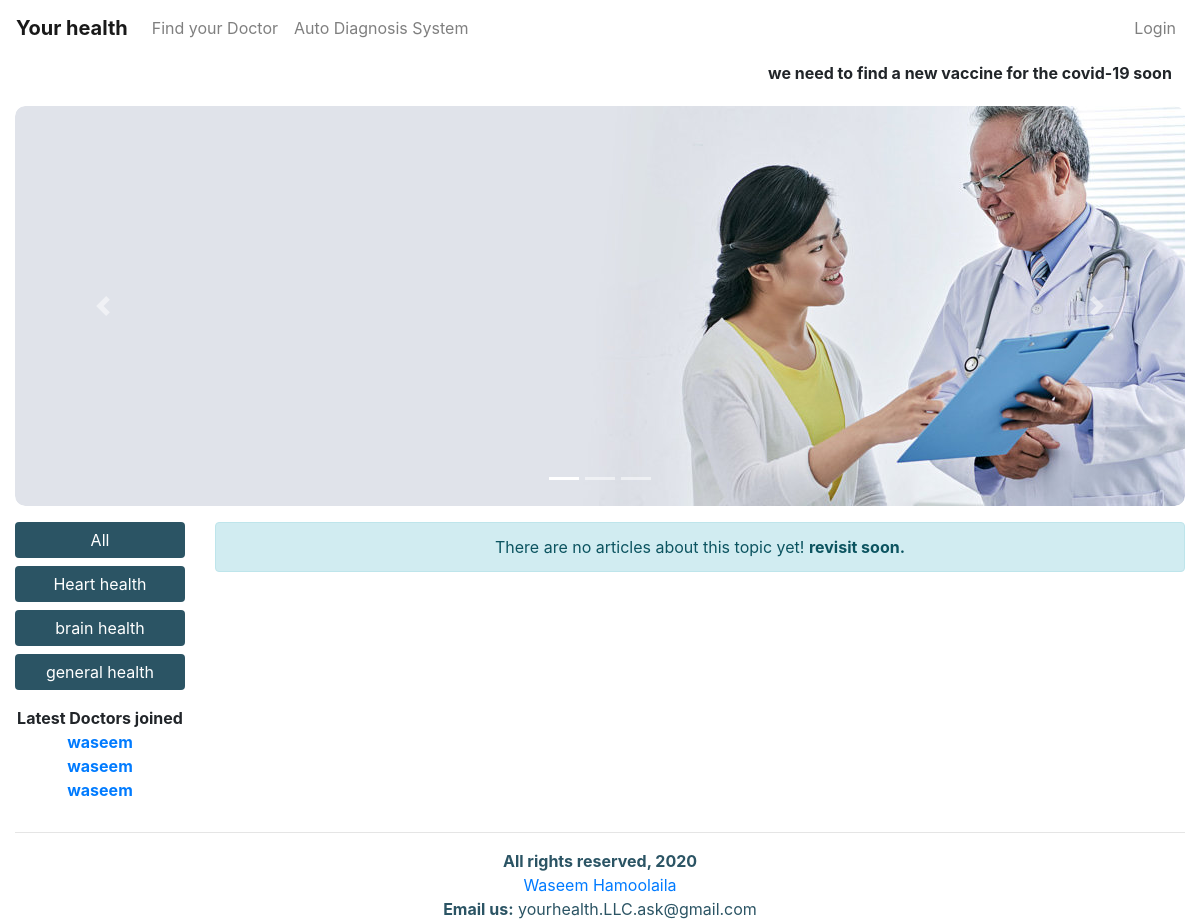
The page / on the database its author committed.
### main/models.py (models this page shows, shortened)
class News(models.Model):
    date = models.TimeField(auto_now=True)
    item = models.CharField(max_length=500, null=False)

class Category(models.Model):
    category = models.CharField(max_length=250, null=False)

class Clinic(models.Model):
    creation_date = models.DateField(auto_now=True, null=True)
    speciality = models.CharField(max_length=255, null=False)
    location = models.CharField(max_length=255, null=False)
    open_time = models.CharField(max_length=255, null=True)
    close_time = models.CharField(max_length=255, null=True)
    description = models.TextField(null=True)
    phone_number1 = models.CharField(max_length=255, null=True, blank=True)
    phone_number2 = models.CharField(max_length=255, null=True, blank=True)
    province = models.CharField(max_length=255)
    activated = models.BooleanField(default=False)
    clinic_doctor = models.ForeignKey(
        User,  limit_choices_to={'groups__name': "doctor"}, on_delete=models.CASCADE)

### main/views.py (the view)
# urls.py: path("", home_view),
def home_view(request, cat_id=-1):
    context = {}  # main context
    try:
        if cat_id > 0:
            selected_cat = Category.objects.get(id=cat_id)
            list_of_articles = Article.objects.filter(article_category=selected_cat)
        else:
            list_of_articles = Article.objects.all().order_by("-date")
        list_of_categories = Category.objects.all()
        context["categories"] = list_of_categories
        context["articles"] = list_of_articles
    except:
        context["empty"] = None
    all_news = News.objects.all()
    context["news"] = all_news
    latest_5_doctors = Clinic.objects.all().order_by("-id")[:5]
    context["latest_5"] = latest_5_doctors
    return render(request, "main/pages/home.html", context)

### templates/main/pages/home.html (shortened to what this page needs)
{% extends 'base.html' %}
{% block content %}
{% load static %}
{% if news %}
{% include 'main/components/ticker.html'%}
{% endif %}
<div class="carousel d-none d-md-block">
  {% include 'main/components/carousel.html' %}
</div>
<div class="row mt-3">
  <div class="col-md-2">
    <div class="row">
      {% if categories %}
      <div class="col-md-12 mb-3">
        <a href="/" class="btn btn-primary btn-block">All</a>
        {% for category in categories %}
        <a href="/{{category.id}}" class="btn btn-primary btn-block">{{category.category}}</a>
        {% endfor %}
      </div>
      {% endif %}
      <div class="col-md-12">
        <b>Latest Doctors joined</b>
      </div>
      {% if latest_5 %}
      {% for doc in latest_5 %}
      <div class="col-md-12">
        <a href="/clinic-details/{{doc.id}}/"><b>{{doc.clinic_doctor.first_name}}</b></a>
      </div>
      {% endfor %}
      {% endif %}
    </div>
  </div>
  {% if articles %}
  <div class="col-md-10">
    <div class="row">
      {% for article in articles %}
      {% if forloop.counter == 1 or forloop.counter == 2 %}
      <div class="col-md-6 col-sm-12 mb-3">
        <div class="card">
          <div class="card-body">
            <h5 class="card-title">{{article.title}}</h5>
            <a href="/full-article/{{article.id}}/" class="btn btn-primary">Read it</a>
            <p class="card-text"><small class="text-muted">{{article.date}}</small></p>
          </div>
          <img class="card-img-bottom img-fluid" width="400" height="200" src="{{article.image.url}}"
            alt="Card image cap">
        </div>
      </div>
      {% else %}
      <div class="card col-md-auto mt-3 mb-3" style="width: 18rem;">
        <img class="img-fluid img-thumbnail rounded" src="{{article.image.url}}" alt="Card image cap">
        <div class="card-body">
          <h5 class="card-title">{{article.title}}</h5>
          <i>Wrote by: {{article.article_author.first_name}}</i> <br>
          <p class="card-text"><small class="text-muted">{{article.date}}</small></p>
          <a href="/full-article/{{article.id}}/" class="btn btn-primary">Read it</a>
        </div>
      </div>
      {% endif %}
      {% endfor %}
    </div>
  </div>
  {% else %}
  <div class="col-md-10">
    <div class="row">
      <div class="col-12">
        <div class="alert alert-info">
          There are no articles about this topic yet! <b>revisit soon.</b>
        </div>
      </div>
    </div>
  </div>
  {% endif %}
</div>
{% include 'main/components/footer.html' %}
{% endblock content %}

### templates/base.html (shortened to what this page needs)
{% load static %}
<!doctype html>
<html lang="en">
<head>
  <link rel="stylesheet" href="https://maxcdn.bootstrapcdn.com/bootstrap/4.0.0/css/bootstrap.min.css"
>
  <link rel="stylesheet" href="https://stackpath.bootstrapcdn.com/font-awesome/4.7.0/css/font-awesome.min.css">
  <link rel="stylesheet" href="{% static 'css/style.css' %}">
</head>
<body>
  {% include 'main/components/navbar.html' %}
  <div class="container-fluid">
    {% block content %}
    {% endblock content %}
  </div>
</body>
</html>

### templates/main/components/navbar.html (shortened to what this page needs)
<nav class="navbar navbar-expand-lg navbar-light bg-light">
  <a class="navbar-brand" href="/0">
    <b>Your health</b>
  </a>
  <div class="collapse navbar-collapse" id="navbarSupportedContent">
    <ul class="navbar-nav mr-auto">
      <li class="nav-item">
        <a class="nav-link" href="/doctors-list">Find your Doctor</a>
      </li>
      <li class="nav-item">
        <a class="nav-link" href="/auto-diagnosis/auto-diagnosis-system/">Auto Diagnosis System</a>
      </li>
    </ul>
    <ul class="navbar-nav mr-0">
      {% if not request.user.is_authenticated %}
      <li class="nav-item">
        <a class="nav-link" href="/login">Login</a>
      </li>
      {% else %}
      <li class="nav-item">
        <a class="nav-link" href="/logout">Logout</a>
      </li>
      {% endif %}
    </ul>
  </div>
</nav>

### templates/main/components/ticker.html
<div class="ticker-box" id="ticker-box">
	<ul>
		{% for item in news %}
		<li>{{ item.item }}</li>
		{% endfor %}
	</ul>
</div>

### templates/main/components/carousel.html (shortened to what this page needs)
{% load static %}
<div id="demo" class="carousel slide" data-ride="carousel">
  <ul class="carousel-indicators">
    <li data-target="#demo" data-slide-to="0" class="active"></li>
    <li data-target="#demo" data-slide-to="1"></li>
    <li data-target="#demo" data-slide-to="2"></li>
  </ul>
  <div class="carousel-inner">
    <div class="carousel-item active">
      <img src="{% static 'carousel_images/01.jpg' %}" alt="Los Angeles">
    </div>
  </div>
  <a class="carousel-control-prev" href="#demo" data-slide="prev">
    <span class="carousel-control-prev-icon"></span>
  </a>
  <a class="carousel-control-next" href="#demo" data-slide="next">
    <span class="carousel-control-next-icon"></span>
  </a>
</div>

### templates/main/components/footer.html (shortened to what this page needs)
<div class="footer text-center">
    <b>
        <hr> All rights reserved, 2020 <br>
    </b>
    <a href="https://waseem1997.pythonanywhere.com/" target="blank">Waseem Hamoolaila</a>
    <br>
    <strong>Email us:</strong> yourhealth.LLC.ask@gmail.com
</div>

### static/css/style.css (style rules this page uses)
html, body { height: 100%; width: 100%; left: 0; top: 0; bottom: 0; right: 0; margin: 0; }
.footer { color: #2B5464; left: 0 !important; right: 0 !important; bottom: 0 !important; width: 100% !important; padding: 0 !important; margin-left: 0 !important; margin-right: 0 !important; margin-bottom: 30px; margin-top: 30px; }
.ticker-box { background-color: #FFF; border-radius: 10px; margin: 5px; font-weight: bold; }
.carousel { width: 100%; height: 400px; overflow: hidden; border-radius: 10px; }
.btn { background-color: #2B5464; border: none; }
.bg-light { background-color: white !important; }
.row { text-align: center; }

### rows shown on the page
News: item "we need to find a new vaccine for the covid-19 soon"
Category: category "Heart health"
Category: category "brain health"
Category: category "general health"
Clinic: clinic_doctor.first_name "waseem"
Clinic: clinic_doctor.first_name "waseem"
Clinic: clinic_doctor.first_name "waseem"
